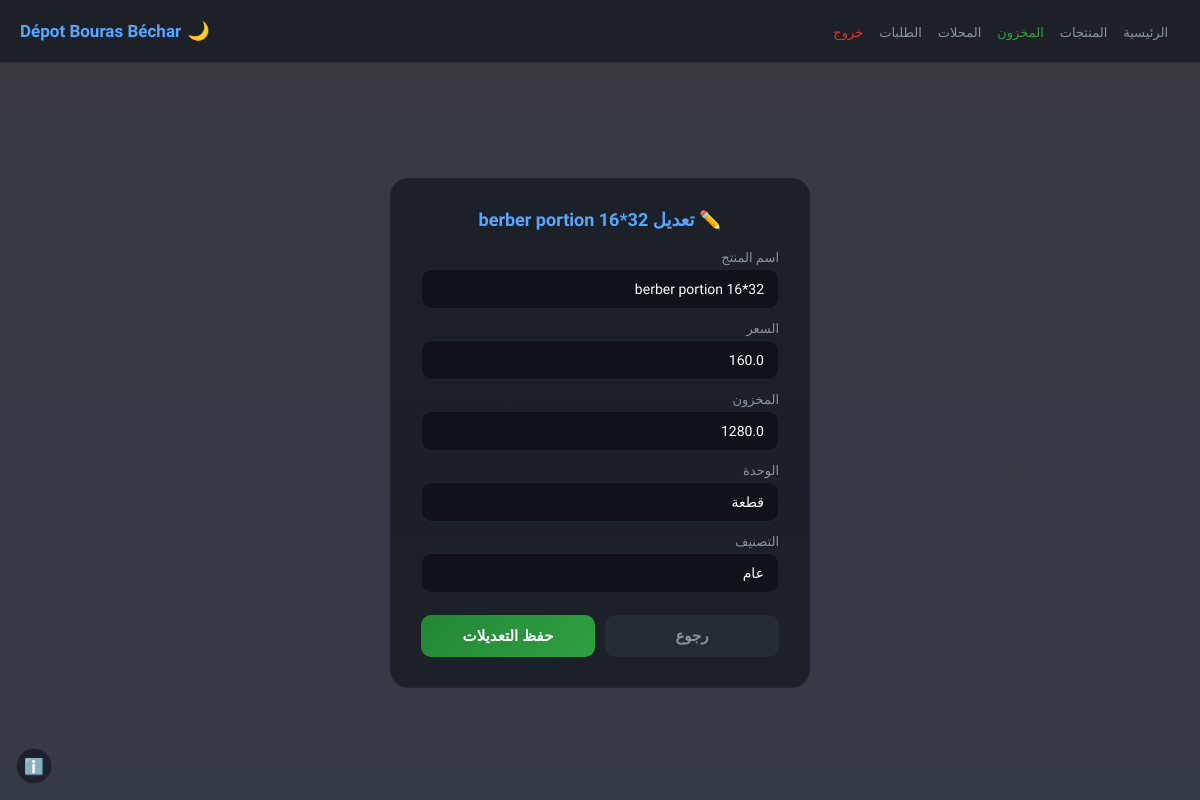
The page /admin/products/edit/5 (signed in) on the database its author committed.
### app.py (models this page shows)
class Product(db.Model):
    __tablename__ = 'products'
    id = db.Column(db.Integer, primary_key=True)
    name = db.Column(db.String(200), nullable=False)
    price = db.Column(db.Float, nullable=False)
    unit = db.Column(db.String(50), default='قطعة')
    category = db.Column(db.String(100), default='عام')
    available = db.Column(db.Integer, default=1)
    stock = db.Column(db.Float, default=0)

### app.py (the view, shortened to what this page needs)
@app.route('/admin/products/edit/<int:id>', methods=['GET', 'POST'])
@admin_required
def edit_product(id):
    product = db.session.get(Product, id)
    if not product:
        return redirect(url_for('manage_products'))
    return render_template('product_edit.html', product=product)

### app.py (called while the page is built)
def get_public_url():
    if app.config['PUBLIC_URL']:
        return app.config['PUBLIC_URL'].rstrip('/') + '/'
    try:
        return request.host_url
    except:
        return 'https://'

@app.context_processor
def inject_globals():
    return {
        'shop_name': app.config['SHOP_NAME'],
        'shop_tagline': app.config['SHOP_TAGLINE'],
        'public_url': get_public_url()
    }

def admin_required(f):
    @wraps(f)
    def decorated(*args, **kwargs):
        if not session.get('admin_logged_in'):
            return redirect(url_for('admin_login'))
        return f(*args, **kwargs)
    return decorated

### templates/product_edit.html (shortened to what this page needs)
<!DOCTYPE html>
<html lang="ar" dir="rtl" data-theme="dark">
<head>
</head>
<body>
<div class="topbar">
  <div>
    <a href="{{ url_for('admin') }}">الرئيسية</a>
    <a href="{{ url_for('manage_products') }}">المنتجات</a>
    <a href="{{ url_for('manage_stock') }}" style="color:var(--accent-green)">المخزون</a>
    <a href="{{ url_for('manage_shops') }}">المحلات</a>
    <a href="{{ url_for('view_orders') }}">الطلبات</a>
    <a href="{{ url_for('admin_logout') }}" style="color:var(--accent-red)">خروج</a>
  </div>
  <div style="display:flex;align-items:center">
    <button class="theme-btn" onclick="toggleTheme()" id="themeBtn" title="تغيير الثيم">🌙</button>
    <h1><span>{{ shop_name }}</span></h1>
  </div>
</div>
<div class="container">
  <div class="card">
    <h2>✏️ تعديل {{ product.name }}</h2>
    <form method="POST">
      <label>اسم المنتج</label>
      <input type="text" name="name" value="{{ product.name }}" required>
      <label>السعر</label>
      <input type="number" step="0.01" name="price" value="{{ product.price }}" required>
      <label>المخزون</label>
      <input type="number" step="0.5" name="stock" value="{{ product.stock or 0 }}">
      <label>الوحدة</label>
      <input type="text" name="unit" value="{{ product.unit }}">
      <label>التصنيف</label>
      <input type="text" name="category" value="{{ product.category }}">
      <div class="btn-row">
        <a href="{{ url_for('manage_products') }}" class="btn-back">رجوع</a>
        <button type="submit" class="btn-save">حفظ التعديلات</button>
      </div>
    </form>
  </div>
</div>
<button class="info-btn" onclick="showInfo()" title="معلومات الموقع">ℹ️</button>
</body>
</html>

### templates/product_edit.html (style rules this page uses)
:root,[data-theme="dark"] { --bg:linear-gradient(rgba(11,14,20,0.82),rgba(26,31,46,0.88)),url('https://images.unsplash.com/photo-1768176136613-96a7bfc0049e?fm=jpg&q=60&w=1920');--topbar-bg:rgba(11,14,20,0.55);--card-bg:rgba(22,27,34,0.8);--card-border:rgba(255,255,255,0.04);--text:#fff;--text-muted:#8B949E;--text-dim:#484F58;--accent:#58A6FF;--accent-green:#2EA043;--accent-red:#DA3633;--btn-bg:rgba(48,54,61,0.5);--btn-hover:rgba(88,166,255,0.15);--input-bg:rgba(13,17,23,0.8);--input-border:rgba(48,54,61,0.5);--border:rgba(255,255,255,0.08);--shadow:0 25px 60px rgba(0,0,0,0.5) }
* { margin:0;padding:0;box-sizing:border-box }
.info-btn { position:fixed;bottom:16px;left:16px;z-index:999;width:36px;height:36px;border-radius:50%;background:var(--topbar-bg);backdrop-filter:blur(8px);border:1px solid var(--border);color:var(--text-muted);font-size:16px;cursor:pointer;display:flex;align-items:center;justify-content:center;transition:all 0.2s }
body { font-family:'Cairo',sans-serif;background:var(--bg);background-size:cover;background-position:center;background-attachment:fixed;color:var(--text);min-height:100vh;transition:background 0.3s,color 0.3s }
.topbar { background:var(--topbar-bg);backdrop-filter:blur(12px);padding:14px 20px;display:flex;justify-content:space-between;align-items:center;border-bottom:1px solid var(--border);position:sticky;top:0;z-index:50;transition:background 0.3s }
.topbar h1 { font-size:17px;font-weight:700 }
.topbar h1 span { color:var(--accent) }
.topbar a { color:var(--text-muted);text-decoration:none;font-size:13px;margin-right:12px }
.theme-btn { background:none;border:none;color:var(--text-muted);font-size:18px;cursor:pointer;padding:6px;border-radius:10px;transition:all 0.2s;margin-right:12px }
.container { display:flex;align-items:center;justify-content:center;padding:40px 20px;min-height:calc(100vh - 60px) }
.card { background:var(--card-bg);border:1px solid var(--card-border);border-radius:18px;padding:30px;width:420px;max-width:90%;transition:background 0.3s }
.card h2 { font-size:18px;font-weight:700;margin-bottom:20px;text-align:center;color:var(--accent) }
label { display:block;color:var(--text-muted);font-size:13px;margin-bottom:4px;margin-top:12px }
input { width:100%;padding:11px 14px;background:var(--input-bg);border:1px solid var(--input-border);border-radius:10px;color:var(--text);font-size:14px;font-family:'Cairo',sans-serif;box-sizing:border-box;transition:all 0.2s }
.btn-row { display:flex;gap:10px;margin-top:22px }
.btn-save { flex:1;padding:12px;background:linear-gradient(135deg,#238636,#2EA043);border:none;border-radius:10px;color:#fff;font-size:15px;font-weight:700;cursor:pointer;transition:all 0.2s }
.btn-back { flex:1;padding:12px;background:rgba(48,54,61,0.5);border:none;border-radius:10px;color:var(--text-muted);font-size:15px;font-weight:700;cursor:pointer;text-decoration:none;text-align:center;transition:all 0.2s }

### rows shown on the page
Product: name "berber portion 16*32", price "160.0", stock "1280.0", unit "قطعة", category "عام"

### other values the page prints
{{ shop_name }} "Dépot Bouras Béchar"
